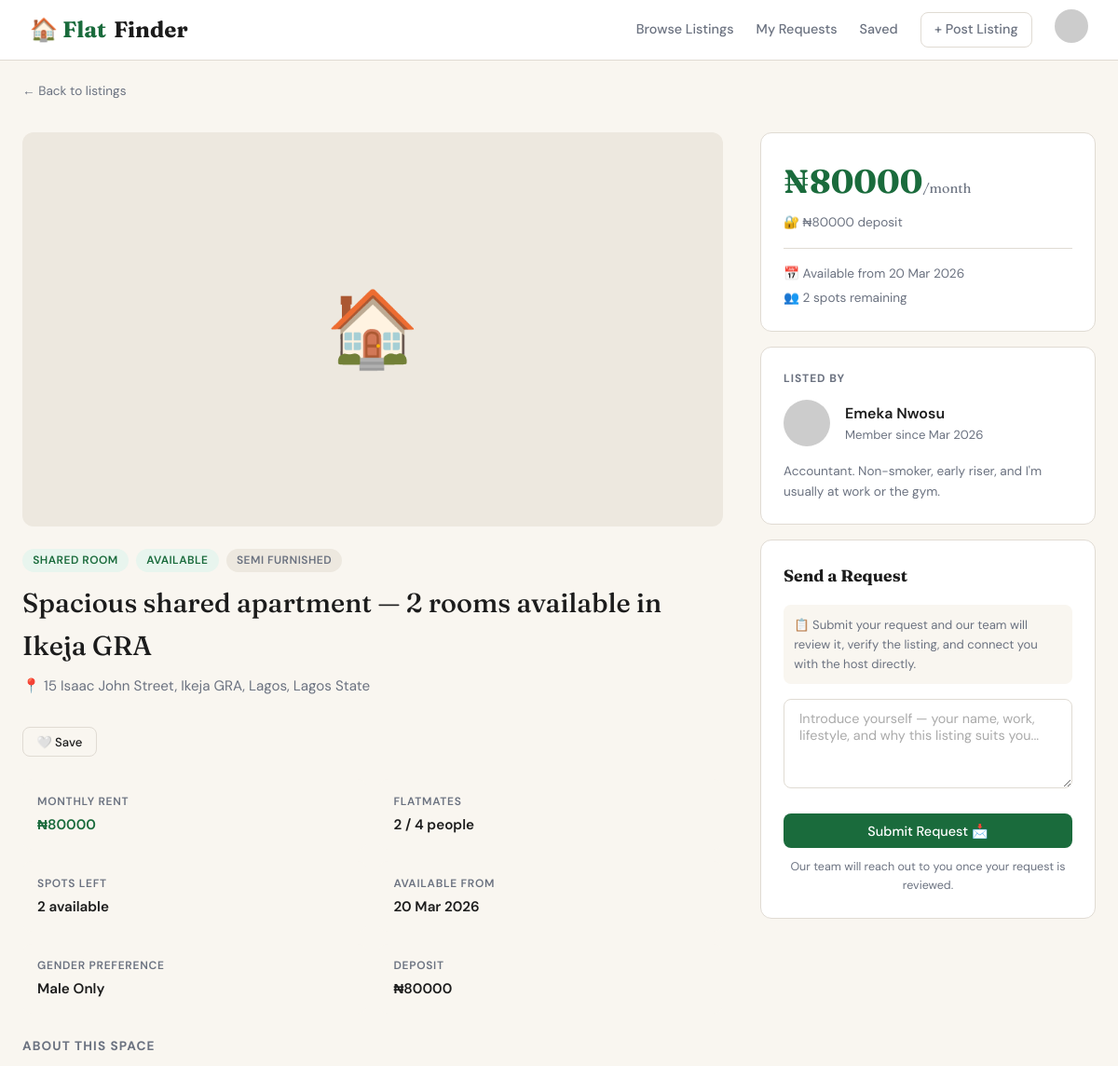
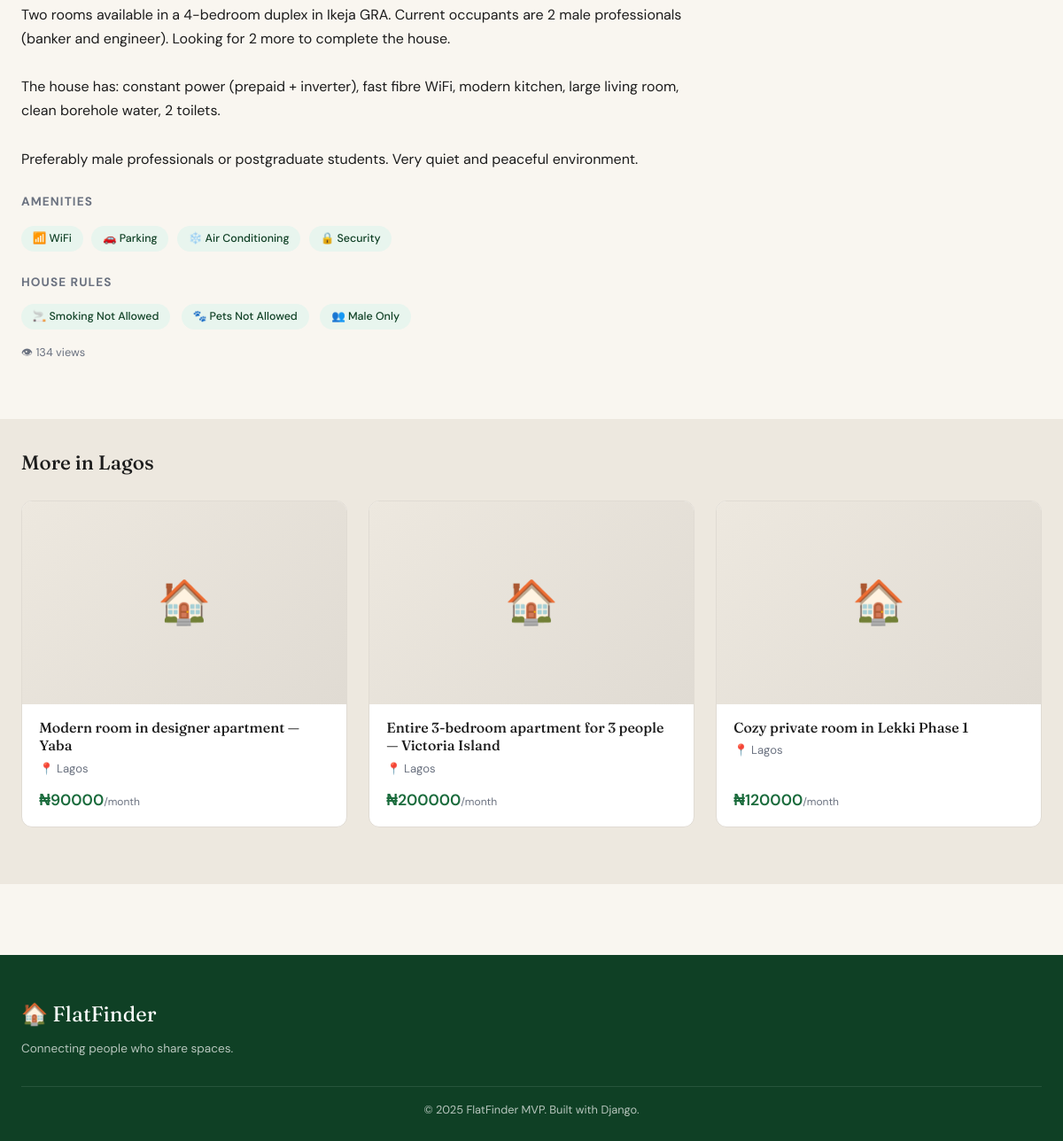
The app's page /listings/2/ (signed in) with its own data (2 pictures, top to bottom).
### listings/models.py (models this page shows, shortened)
class Listing(models.Model):
    ROOM_TYPE_CHOICES = [
        ('private', 'Private Room'),
        ('shared', 'Shared Room'),
        ('entire', 'Entire Apartment'),
        ('studio', 'Studio'),
    ]
    GENDER_PREFERENCE_CHOICES = [
        ('any', 'Any Gender'),
        ('male', 'Male Only'),
        ('female', 'Female Only'),
    ]
    FURNISHED_CHOICES = [
        ('furnished', 'Fully Furnished'),
        ('semi', 'Semi Furnished'),
        ('unfurnished', 'Unfurnished'),
    ]
    STATUS_CHOICES = [
        ('available', 'Available'),
        ('taken', 'Taken'),
        ('pending', 'Pending'),
    ]
    host = models.ForeignKey(settings.AUTH_USER_MODEL, on_delete=models.CASCADE, related_name='listings')
    title = models.CharField(max_length=200)
    description = models.TextField()
    address = models.CharField(max_length=300)
    city = models.CharField(max_length=100)
    state = models.CharField(max_length=100)
    room_type = models.CharField(max_length=20, choices=ROOM_TYPE_CHOICES, default='private')
    total_rooms = models.PositiveIntegerField(default=1)
    available_rooms = models.PositiveIntegerField(default=1)
    current_flatmates = models.PositiveIntegerField(default=0)
    max_flatmates = models.PositiveIntegerField(default=2)
    monthly_rent = models.DecimalField(max_digits=10, decimal_places=2)
    utilities_included = models.BooleanField(default=False)
    security_deposit = models.DecimalField(max_digits=10, decimal_places=2, null=True, blank=True)
    furnished = models.CharField(max_length=20, choices=FURNISHED_CHOICES, default='furnished')
    gender_preference = models.CharField(max_length=10, choices=GENDER_PREFERENCE_CHOICES, default='any')
    pets_allowed = models.BooleanField(default=False)
    smoking_allowed = models.BooleanField(default=False)
    has_wifi = models.BooleanField(default=True)
    has_parking = models.BooleanField(default=False)
    has_gym = models.BooleanField(default=False)
    has_pool = models.BooleanField(default=False)
    has_laundry = models.BooleanField(default=False)
    has_ac = models.BooleanField(default=True)
    has_security = models.BooleanField(default=False)
    status = models.CharField(max_length=20, choices=STATUS_CHOICES, default='available')
    available_from = models.DateField()
    created_at = models.DateTimeField(auto_now_add=True)
    updated_at = models.DateTimeField(auto_now=True)
    views_count = models.PositiveIntegerField(default=0)
    class Meta:
        ordering = ['-created_at']
    def get_absolute_url(self):
        return reverse('listings:detail', kwargs={'pk': self.pk})
    def get_amenities(self):
        amenities = []
        if self.has_wifi: amenities.append(('WiFi', '📶'))
        if self.has_parking: amenities.append(('Parking', '🚗'))
        if self.has_gym: amenities.append(('Gym', '🏋️'))
        if self.has_pool: amenities.append(('Pool', '🏊'))
        if self.has_laundry: amenities.append(('Laundry', '🧺'))
        if self.has_ac: amenities.append(('Air Conditioning', '❄️'))
        if self.has_security: amenities.append(('Security', '🔒'))
        if self.pets_allowed: amenities.append(('Pets OK', '🐾'))
        return amenities
    @property
    def spots_left(self):
        return self.max_flatmates - self.current_flatmates

### accounts/models.py (models this page shows)
class User(AbstractUser):
    bio = models.TextField(blank=True, null=True)
    phone = models.CharField(max_length=20, blank=True, null=True)
    avatar = models.ImageField(upload_to='avatars/', blank=True, null=True)
    is_verified = models.BooleanField(default=False)
    created_at = models.DateTimeField(auto_now_add=True)
    def __str__(self):
        return self.get_full_name() or self.username
    def get_avatar_url(self):
        if self.avatar:
            return self.avatar.url
        initials = (self.first_name[0] if self.first_name else self.username[0]).upper()
        return f"https://ui-avatars.com/api/?name={self.get_full_name() or self.username}&background=2d6a4f&color=fff&size=128"

### listings/views.py (the view, shortened to what this page needs)
# urls.py: path('listings/<int:pk>/', views.listing_detail, name='detail'),
def listing_detail(request, pk):
    listing = get_object_or_404(Listing, pk=pk)
    listing.views_count += 1
    listing.save(update_fields=['views_count'])
    contact_form = ContactForm()
    user_has_requested = False
    is_saved = False
    if request.user.is_authenticated:
        user_has_requested = ContactRequest.objects.filter(listing=listing, seeker=request.user).exists()
        is_saved = SavedListing.objects.filter(user=request.user, listing=listing).exists()
    similar = Listing.objects.filter(city=listing.city, status='available').exclude(pk=pk)[:3]
    return render(request, 'listings/detail.html', {
        'listing':listing,'contact_form':contact_form,
        'user_has_requested':user_has_requested,'is_saved':is_saved,'similar':similar,
    })

### templates/listings/detail.html (shortened to what this page needs)
{% extends 'base.html' %}
{% block content %}
<div class="container">
  <div style="padding: 1.2rem 0 0;">
    <a href="{% url 'listings:list' %}" style="color:var(--muted); font-size:0.85rem;">← Back to listings</a>
  </div>
  <div class="detail-layout">
    <div>
      {% if listing.images.all %}
        <div class="gallery" id="mainGallery">
          <img src="{{ listing.images.first.image.url }}" alt="{{ listing.title }}" id="mainImg">
        </div>
        {% if listing.images.count > 1 %}
        <div class="thumb-strip">
          {% for img in listing.images.all %}
          <div class="thumb {% if forloop.first %}active{% endif %}" onclick="changeImg('{{ img.image.url }}', this)">
            <img src="{{ img.image.url }}" alt="">
          </div>
          {% endfor %}
        </div>
        {% endif %}
      {% else %}
        <div class="gallery">
          <div class="gallery-placeholder">🏠</div>
        </div>
      {% endif %}
      <div style="display:flex; justify-content:space-between; align-items:flex-start; flex-wrap:wrap; gap:1rem;">
        <div>
          <div style="display:flex; gap:0.5rem; margin-bottom:0.6rem; flex-wrap:wrap;">
            <span class="badge badge-green">{{ listing.get_room_type_display }}</span>
            <span class="badge {% if listing.status == 'available' %}badge-green{% elif listing.status == 'taken' %}badge-red{% else %}badge-orange{% endif %}">
              {{ listing.get_status_display }}
            </span>
            <span class="badge badge-gray">{{ listing.get_furnished_display }}</span>
          </div>
          <h1 class="listing-title">{{ listing.title }}</h1>
          <div class="listing-location">📍 {{ listing.address }}, {{ listing.city }}, {{ listing.state }}</div>
        </div>
        {% if user.is_authenticated %}
        <form method="post" action="{% url 'listings:save' listing.pk %}">
          <button type="submit" class="btn btn-outline btn-sm" style="{% if is_saved %}border-color:var(--green); color:var(--green);{% endif %}">
            {% if is_saved %}❤️ Saved{% else %}🤍 Save{% endif %}
          </button>
        </form>
        {% endif %}
      </div>
      <div class="info-grid">
        <div class="info-item">
          <div class="info-item-label">Monthly Rent</div>
          <div class="info-item-value" style="color:var(--green)">₦{{ listing.monthly_rent|floatformat:0 }}</div>
        </div>
        <div class="info-item">
          <div class="info-item-label">Flatmates</div>
          <div class="info-item-value">{{ listing.current_flatmates }} / {{ listing.max_flatmates }} people</div>
        </div>
        <div class="info-item">
          <div class="info-item-label">Spots Left</div>
          <div class="info-item-value">{{ listing.spots_left }} available</div>
        </div>
        <div class="info-item">
          <div class="info-item-label">Available From</div>
          <div class="info-item-value">{{ listing.available_from|date:"d M Y" }}</div>
        </div>
        <div class="info-item">
          <div class="info-item-label">Gender Preference</div>
          <div class="info-item-value">{{ listing.get_gender_preference_display }}</div>
        </div>
        <div class="info-item">
          <div class="info-item-label">Deposit</div>
          <div class="info-item-value">{% if listing.security_deposit %}₦{{ listing.security_deposit|floatformat:0 }}{% else %}Not specified{% endif %}</div>
        </div>
      </div>
      <div class="section-label">About This Space</div>
      <p style="color:var(--text); line-height:1.7; white-space:pre-line;">{{ listing.description }}</p>
      <div class="section-label">Amenities</div>
      <div class="amenities-grid">
        {% for name, emoji in listing.get_amenities %}
          <span class="chip">{{ emoji }} {{ name }}</span>
        {% empty %}
          <span style="color:var(--muted); font-size:0.9rem;">No amenities listed</span>
        {% endfor %}
      </div>
      <div class="section-label">House Rules</div>
      <div style="display:flex; gap:0.8rem; flex-wrap:wrap;">
        <span class="chip {% if not listing.smoking_allowed %}badge-red{% endif %}">
          🚬 Smoking {% if listing.smoking_allowed %}Allowed{% else %}Not Allowed{% endif %}
        </span>
        <span class="chip">
          🐾 Pets {% if listing.pets_allowed %}Welcome{% else %}Not Allowed{% endif %}
        </span>
        <span class="chip">
          👥 {{ listing.get_gender_preference_display }}
        </span>
      </div>
      <div class="views-count">👁 {{ listing.views_count }} view{{ listing.views_count|pluralize }}</div>
    </div>
    <div class="sticky-sidebar">
      <div class="price-card">
        <div class="price-big">₦{{ listing.monthly_rent|floatformat:0 }}<span class="price-suffix">/month</span></div>
        {% if listing.security_deposit %}<div style="color:var(--muted); font-size:0.85rem; margin-top:0.3rem;">🔐 ₦{{ listing.security_deposit|floatformat:0 }} deposit</div>{% endif %}
        <div style="margin-top:1rem; padding-top:1rem; border-top:1px solid var(--border); font-size:0.85rem; color:var(--muted);">
          <div>📅 Available from {{ listing.available_from|date:"d M Y" }}</div>
          <div style="margin-top:0.3rem;">👥 {{ listing.spots_left }} spot{{ listing.spots_left|pluralize }} remaining</div>
        </div>
      </div>
      <div class="host-card">
        <div style="font-size:0.75rem; font-weight:700; text-transform:uppercase; letter-spacing:0.08em; color:var(--muted); margin-bottom:0.8rem;">Listed by</div>
        <div class="host-header">
          <img src="{{ listing.host.get_avatar_url }}" class="host-avatar" alt="{{ listing.host }}">
          <div>
            <div class="host-name">{{ listing.host.get_full_name|default:listing.host.username }}</div>
            <div class="host-meta">Member since {{ listing.host.created_at|date:"M Y" }}</div>
          </div>
        </div>
        {% if listing.host.bio %}<p style="font-size:0.85rem; color:var(--muted);">{{ listing.host.bio }}</p>{% endif %}
      </div>
      <div class="contact-box">
        {% if not user.is_authenticated %}
          <h3>Interested in this space?</h3>
          <p style="color:var(--muted); font-size:0.85rem; margin-bottom:1rem;">Log in to send the host a message.</p>
          <a href="{% url 'accounts:login' %}?next={{ request.path }}" class="btn btn-primary" style="width:100%; justify-content:center;">Log in to Contact</a>
          <div style="text-align:center; margin-top:0.8rem; font-size:0.82rem; color:var(--muted);">No account? <a href="{% url 'accounts:register' %}" style="color:var(--green);">Sign up free</a></div>
        {% elif listing.status != 'available' %}
          <h3>Not Available</h3>
          <p style="color:var(--muted); font-size:0.85rem;">This listing is currently {{ listing.get_status_display|lower }}.</p>
        {% else %}
          <h3>Send a Request</h3>
          <p style="color:var(--muted); font-size:0.82rem; margin-bottom:1rem; background:var(--cream); padding:0.7rem; border-radius:8px;">
            📋 Submit your request and our team will review it, verify the listing, and connect you with the host directly.
          </p>
          <form method="post">
            <div class="form-group">
              <textarea name="message" class="form-control" rows="4" placeholder="Introduce yourself — your name, work, lifestyle, and why this listing suits you..." required></textarea>
            </div>
            <button type="submit" class="btn btn-primary" style="width:100%; justify-content:center;">Submit Request 📩</button>
          </form>
          <div style="text-align:center;margin-top:0.7rem;font-size:0.78rem;color:var(--muted);">Our team will reach out to you once your request is reviewed.</div>
        {% endif %}
      </div>
    </div>
  </div>
</div>
{% if similar %}
<div class="similar-section">
  <div class="container">
    <div class="section-title">More in {{ listing.city }}</div>
    <div class="listings-grid">
      {% for s in similar %}
      <a href="{{ s.get_absolute_url }}" class="listing-card" style="color:inherit;">
        <div class="listing-card-img">
          {% if s.images.first %}<img src="{{ s.images.first.image.url }}" alt="">
          {% else %}<div class="listing-card-img-placeholder">🏠</div>{% endif %}
        </div>
        <div class="listing-card-body">
          <div class="listing-card-title">{{ s.title }}</div>
          <div class="listing-card-location">📍 {{ s.city }}</div>
          <div class="listing-card-price">₦{{ s.monthly_rent|floatformat:0 }}<small>/month</small></div>
        </div>
      </a>
      {% endfor %}
    </div>
  </div>
</div>
{% endif %}
{% endblock %}

### records on screen
Listing: room_type "SHARED ROOM", status "AVAILABLE", furnished "SEMI FURNISHED", title "Spacious shared apartment — 2 rooms available in Ikeja GRA", address "15 Isaac John Street, Ikeja GRA", city "Lagos", state "Lagos State", monthly_rent "80000", current_flatmates "2", max_flatmates "4", spots_left "2", available_from "20 Mar 2026", gender_preference "Male Only", security_deposit "80000", description "Two rooms available in a 4-bedroom duplex in Ikeja GRA. Current occupants are 2 male professionals (banker and engineer). Looking for 2 more to complete the house. The house has: constant power (prepaid + inverter), fast fibre WiFi, modern kitchen, large living room, clean borehole water, 2 toilets. Preferably male professionals or postgraduate students. Very quiet and peaceful environment.", views_count "134", host.get_full_name "Emeka Nwosu", host.created_at "Mar 2026", host.bio "Accountant. Non-smoker, early riser, and I'm usually at work or the gym."
Listing: title "Modern room in designer apartment — Yaba", city "Lagos", monthly_rent "90000"
Listing: title "Entire 3-bedroom apartment for 3 people — Victoria Island", city "Lagos", monthly_rent "200000"
Listing: title "Cozy private room in Lekki Phase 1", city "Lagos", monthly_rent "120000"

### other values on screen
{{ emoji }} "📶" "🚗" "❄️" "🔒"
{{ name }} "WiFi" "Parking" "Air Conditioning" "Security"
